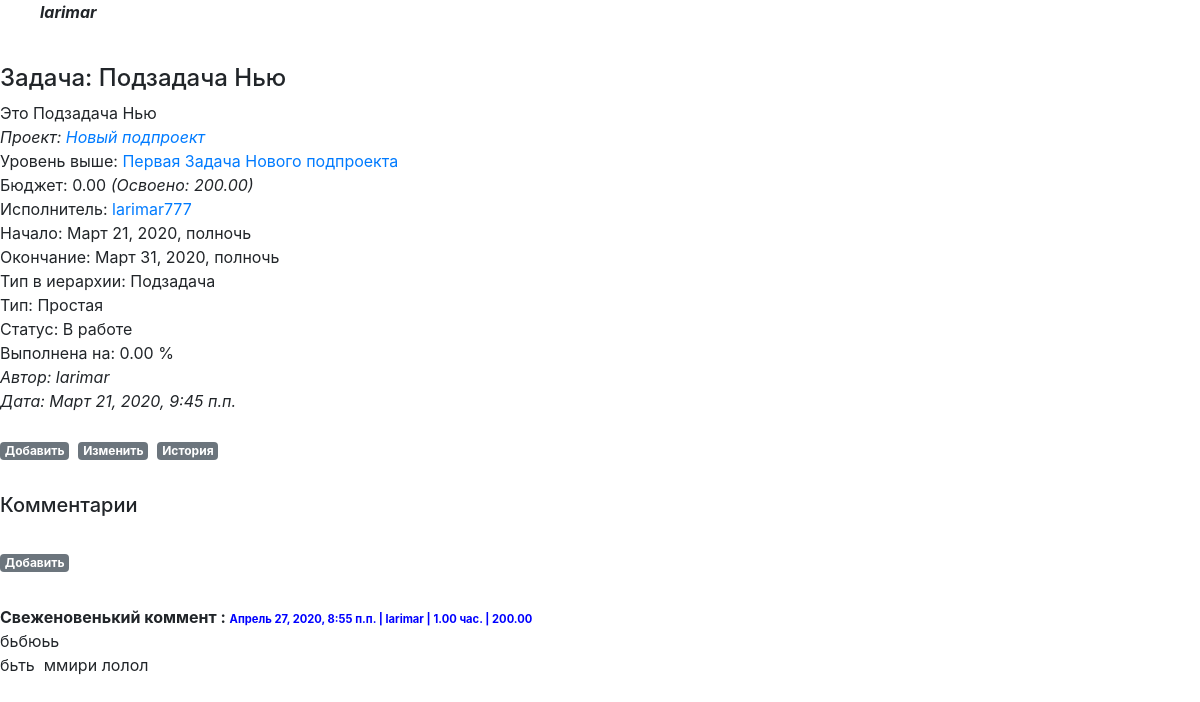
Page /projects/taskcomments_page/7 (signed in) on the earlier database version.
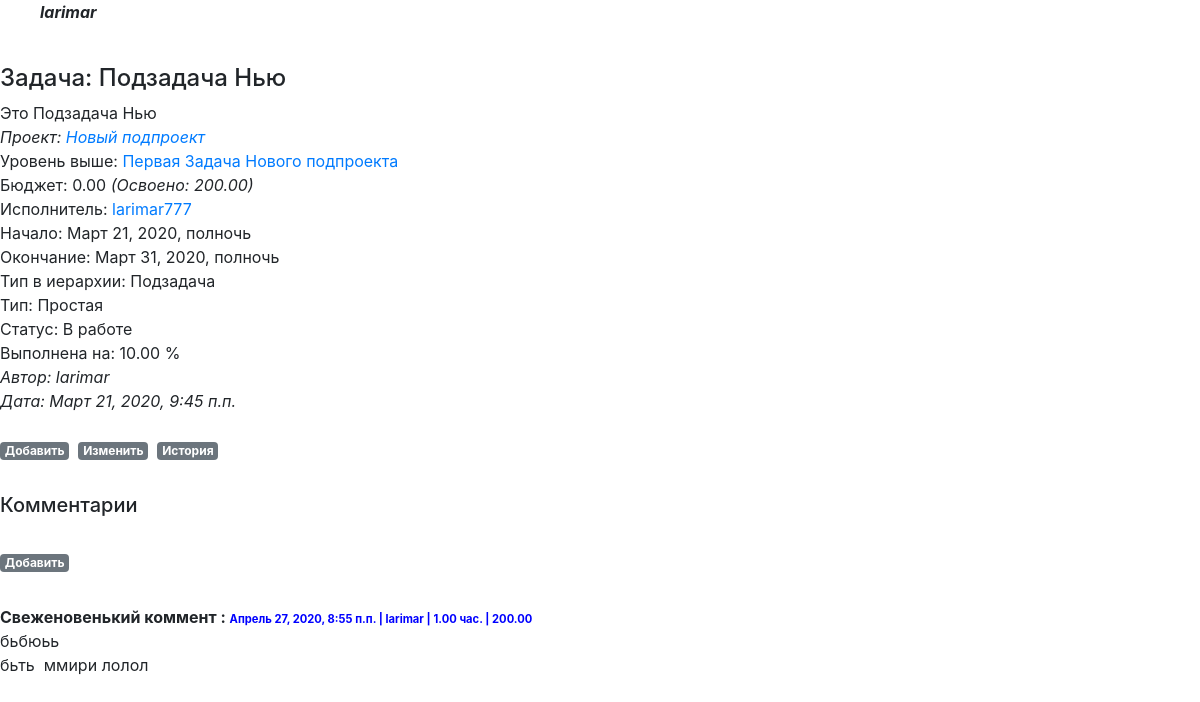
Same page on the later database version.
### projects/models.py (models this page shows, shortened)
class Task(MPTTModel):
    name = models.CharField("Наименование", max_length=128)
    description = RichTextUploadingField("Описание")
    datebegin = models.DateTimeField("Начало")
    dateend = models.DateTimeField("Окончание")
    project = models.ForeignKey('Project', on_delete=models.CASCADE, related_name='resultproject', verbose_name="Проект")
    parent = TreeForeignKey('self', null=True, blank=True, limit_choices_to={'is_active':True}, on_delete=models.CASCADE, related_name='task_children', verbose_name="Задача верхнего уровня")
    assigner = models.ForeignKey('auth.User', on_delete=models.CASCADE, related_name='task_assigner', verbose_name="Исполнитель")
    cost = models.DecimalField("Стоимость", max_digits=12, decimal_places=2)
    percentage = models.DecimalField("Процент выполнения", max_digits=5, decimal_places=2)
    structure_type = models.ForeignKey('Dict_TaskStructureType', limit_choices_to={'is_active':True}, on_delete=models.CASCADE, related_name='task_structure_type', verbose_name="Тип задачи в иерархии")
    type = models.ForeignKey('Dict_TaskType', limit_choices_to={'is_active':True}, on_delete=models.CASCADE, related_name='project_type', verbose_name="Тип")
    status = models.ForeignKey('Dict_TaskStatus', limit_choices_to={'is_active':True}, on_delete=models.CASCADE, related_name='project_status', verbose_name="Статус")
    datecreate = models.DateTimeField("Создана", auto_now_add=True)
    dateclose = models.DateTimeField("Дата закрытия", auto_now_add=False, blank=True, null=True)
    author = models.ForeignKey('auth.User', on_delete=models.CASCADE, related_name='resultuser', verbose_name="Автор")
    is_active = models.BooleanField("Активность", default=True)
    class MPTTMeta:
        order_insertion_by = ['-dateend']
    class Meta:
        verbose_name = 'Задача'
        verbose_name_plural = 'Задачи'

class Project(MPTTModel):
    name = models.CharField("Наименование", max_length=64)
    description = RichTextUploadingField("Описание")
    datebegin = models.DateField("Начало")
    dateend = models.DateField("Окончание")
    company = models.ForeignKey('companies.Company', on_delete=models.CASCADE, related_name='resultcompany', verbose_name="Компания")
    parent = TreeForeignKey('self', null=True, blank=True, limit_choices_to={'is_active':True}, on_delete=models.CASCADE, related_name='project_children', verbose_name="Проект верхнего уровня")
    assigner = models.ForeignKey('auth.User', on_delete=models.CASCADE, related_name='project_assigner', verbose_name="Исполнитель")
    cost = models.DecimalField("Стоимость", max_digits=12, decimal_places=2)
    percentage = models.DecimalField("Процент выполнения", max_digits=5, decimal_places=2)
    structure_type = models.ForeignKey('Dict_ProjectStructureType', limit_choices_to={'is_active':True}, on_delete=models.CASCADE, related_name='project_structure_type', verbose_name="Тип проекта в иерархии")
    type = models.ForeignKey('Dict_ProjectType', limit_choices_to={'is_active':True}, on_delete=models.CASCADE, related_name='project_type', verbose_name="Тип")
    status = models.ForeignKey('Dict_ProjectStatus', limit_choices_to={'is_active':True}, on_delete=models.CASCADE, related_name='project_status', verbose_name="Статус")
    datecreate = models.DateTimeField("Создан", auto_now_add=True)
    dateclose = models.DateTimeField("Дата закрытия", auto_now_add=False, blank=True, null=True)
    author = models.ForeignKey('auth.User', on_delete=models.CASCADE, related_name='project_author', verbose_name="Автор")
    members = models.ManyToManyField('auth.User', related_name='project_members', verbose_name="Участники")
    is_active = models.BooleanField("Активность", default=True)
    class MPTTMeta:
        order_insertion_by = ['name']
    class Meta:
        verbose_name = 'Проект'
        verbose_name_plural = 'Проекты'

class Dict_TaskStructureType(models.Model):
    name = models.CharField("Наименование", max_length=64)
    sort = models.PositiveSmallIntegerField(default=1, blank=True, null=True)
    name_lang = models.CharField("Перевод", max_length=64, blank=True, null=True)
    is_active = models.BooleanField("Активность", default=True)
    class Meta:
        ordering = ('sort',)
        verbose_name = 'Тип задачи в иерархии'
        verbose_name_plural = 'Типы задач в иерархии'
    def __str__(self):
        return (self.name)

class Dict_TaskType(models.Model):
    name = models.CharField("Наименование", max_length=64)
    sort = models.PositiveSmallIntegerField(default=1, blank=True, null=True)
    name_lang = models.CharField("Перевод", max_length=64, blank=True, null=True)
    is_active = models.BooleanField("Активность", default=True)
    class Meta:
        ordering = ('sort',)
        verbose_name = 'Тип задачи'
        verbose_name_plural = 'Типы задач'
    def __str__(self):
        return (self.name)

class Dict_TaskStatus(models.Model):
    name = models.CharField("Наименование", max_length=64)
    sort = models.PositiveSmallIntegerField(default=1, blank=True, null=True)
    name_lang = models.CharField("Перевод", max_length=64, blank=True, null=True)
    is_close = models.BooleanField("Закрывает задачу", default=False)
    is_active = models.BooleanField("Активность", default=True)
    class Meta:
        ordering = ('sort',)
        verbose_name = 'Статус задачи'
        verbose_name_plural = 'Статусы задач'
    def __str__(self):
        return (self.name)

### projects/views.py (the view)
# urls.py: path('taskcomments_page/<int:taskid>', views.taskcomments, name = 'taskcomments'),
@login_required   # декоратор для перенаправления неавторизованного пользователя на страницу авторизации
def taskcomments(request, taskid):
    currenttask = Task.objects.get(id=taskid)
    currentuser = request.user.id
    taskcomment_costsum = TaskComment.objects.filter(task=taskid).aggregate(Sum('cost'))
    taskcomment_list = TaskComment.objects.filter(Q(author=request.user.id) | Q(task__project__members__in=[currentuser,]), is_active=True, task=taskid)
    button_taskcomment_create = ''
    button_task_create = ''
    button_task_update = ''
    button_task_history = ''
    is_member = Project.objects.filter(members__in=[currentuser,]).exists()
    if currentuser == currenttask.author_id or currentuser == currenttask.assigner_id or is_member:
       button_task_create = 'Добавить'
       button_task_history = 'История'
       button_taskcomment_create = 'Добавить'
       if currentuser == currenttask.author_id:
          button_task_update = 'Изменить'
    return render(request, "task_detail.html", {
                              'nodes': taskcomment_list.distinct().order_by(),
                              'task': currenttask,
                              'button_task_create': button_task_create,
                              'button_task_update': button_task_update,
                              'button_task_history': button_task_history,
                              'taskcomment_costsum': taskcomment_costsum,
                              'button_taskcomment_create': button_taskcomment_create,
                                                })

### projects/models.py (called while the page is built)
    def __str__(self):
        return (self.name)

    def __str__(self):
        return (self.name)

    def __str__(self):
        return (self.name)

### templates/task_detail.html (shortened to what this page needs)
{% extends 'base.html' %}
{% block task %}
   <div class="task-entry">
      <p><h4>Задача: {{ task.name }}
        </h4></p>
      <p>{% autoescape off %}{{ task.description }}{% endautoescape %}</p>
      <i><p>Проект: <a href="{% url 'my_project:tasks' task.project.pk 0 %}">{{ task.project.name }}</a></p></i>
      {% if task.parent %}
         <p>Уровень выше: <a href="{% url 'my_project:taskcomments' task.parent.pk %}">{{ task.parent.name }}</a></p>
      {% endif %}
      <p>Бюджет: {{ task.cost }} <i>(Освоено: {{ taskcomment_costsum.cost__sum|floatformat:2 }})</i></p>
      <p>Исполнитель: <span class="hint hint--bottom hint--info" data-hint="Профиль исполнителя"><a href="{% url 'my_account:userprofile_detail' task.assigner.pk ' ' %}">{{ task.assigner }}</a></span></p>
      <p>Начало: {{ task.datebegin }}</p>
      <p>Окончание: {{ task.dateend }}</p>
      <p>Тип в иерархии: {{ task.structure_type }}</p>
      <p>Тип: {{ task.type }}</p>
      <p>Статус: {{ task.status }}</p>
      <p>Выполнена на: {{ task.percentage }} %</p>
      <em>Автор: {{ task.author }}</em><br />
      <em>Дата: {{ task.datecreate }}</em>
      <p>&nbsp;</p>
        <div>
          <div style="float: left;"><a href="{% url 'my_project:task_create' task.project.id task.pk %}" class="top-menu"><span class="badge badge-secondary">{{ button_task_create }}</span></a></div>
          <div style="float: left;">&nbsp;</div><div style="float: left;">&nbsp;</div>
          <div style="float: left;"><a href="{% url 'my_project:task_update' task.pk %}" class="top-menu"><span class="badge badge-secondary">{{ button_task_update }}</span></a></div>
          <div style="float: left;">&nbsp;</div><div style="float: left;">&nbsp;</div>
          <div style="float: left;"><a href="{% url 'my_project:task_history' task.pk %}" class="top-menu"><span class="badge badge-secondary">{{ button_task_history }}</span></a></div>
        </div>
   </div>
{% endblock task %}
{% block list %}
   <div class="comment-entry">
        <p>&nbsp;</p>
        <h5>Комментарии</h5>
      <div class="comment-entry"></div><a href="{% url 'my_project:taskcomment_create' task.pk %}" class="top-menu"><span class="badge badge-secondary">{{ button_taskcomment_create }}</span></a></div>
        {% for taskcomment in nodes %}
           <div class="comment-entry">
            <b>{{ taskcomment.name }} : <span style="font-size: 70%; color: blue;">{{ taskcomment.datecreate }} |
              <span><span class="hint hint--bottom hint--info" data-hint="Профиль"><a style="color: blue;" href="{% url 'my_account:userprofile_detail' taskcomment.author.pk ' ' %}">{{ taskcomment.author.username }}</a></span></i> |
                 {{ taskcomment.time }} час. |
                 {{ taskcomment.cost }}</span></b>
            <p>{% autoescape off %}{{ taskcomment.description }}{% endautoescape %}</p>
           </div>
        {% endfor %}
{% endblock list %}

Differences in the rows shown:
changed Task "Подзадача Нью": percentage "0.00" → "10.00"
